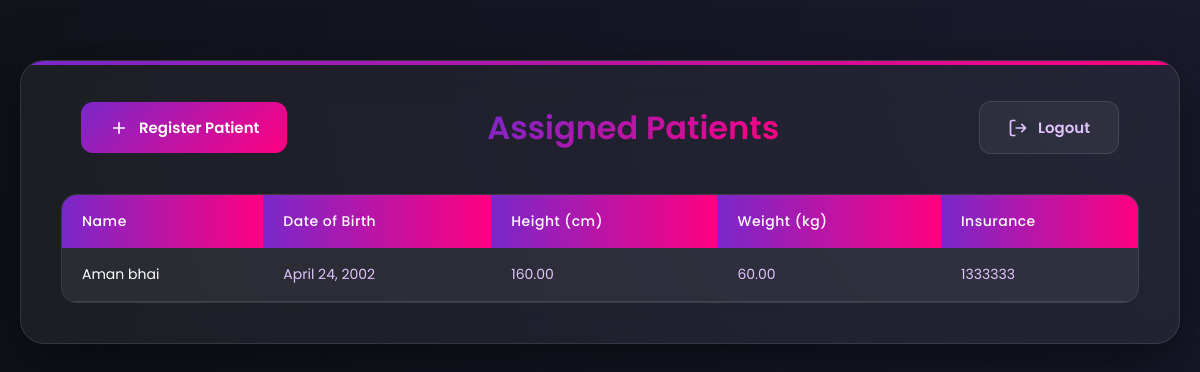
Before: /view-patient/ (signed in) with the older database file.
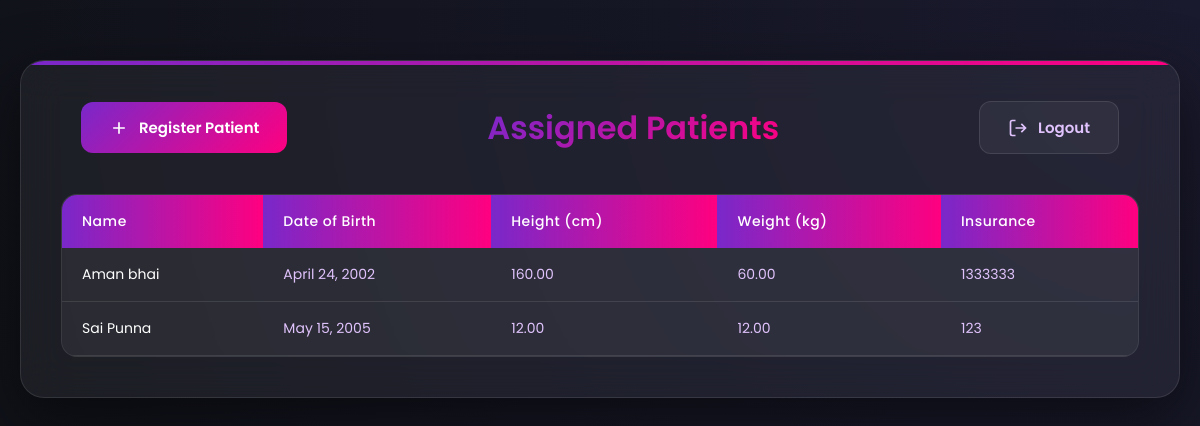
After: the same page with the newer database file.
### rpm_users/models.py (models this page shows, shortened)
class Patient(models.Model):
    SEX_CHOICES = (('Male', 'Male'), ('Female', 'Female'), ('Others', 'Others'),)
    MONITORING_CHOICES = (('Blood Pressure', 'Blood Pressure'), ('Heart Rate', 'Heart Rate'), ('SPO2', 'SPO2'),("Temperature", "Temperature"),)
    user = models.OneToOneField(User, on_delete=models.CASCADE, blank=True, null=True)
    date_of_birth = models.DateField(blank=True, null=True)
    height = models.DecimalField(blank=True, null=True, max_digits=10, decimal_places=2)
    weight = models.DecimalField(blank=True, null=True, max_digits=10, decimal_places=2)
    insurance = models.CharField(blank=True, null=True, max_length=255)
    sex = models.CharField(blank=True, max_length=10, null=True, choices=SEX_CHOICES)
    bmi = models.DecimalField(blank=True, max_digits=10, decimal_places=2, null=True)
    phone_number = models.CharField(max_length=15, blank=True, null=True)
    monitoring_parameters = models.CharField(blank=True, max_length=20, null=True, choices=MONITORING_CHOICES)
    device_serial_number = models.IntegerField(null=True, blank=True, unique=True)
    pharmacy_info = models.TextField(blank=True, null=True)
    allergies = models.TextField(blank=True, null=True)
    smoke = models.CharField(choices=(('YES', 'YES'), ('NO', 'NO'),), default='NO', max_length=3)
    drink = models.CharField(choices=(('YES', 'YES'), ('NO', 'NO'),), default='NO', max_length=3)
    family_history = models.TextField(null=True, blank=True)
    medications = models.TextField(null=True, blank=True)
    id = models.UUIDField(default=uuid.uuid4, primary_key=True, editable=False)
    created_at = models.DateTimeField(auto_now_add=True)
    updated_at = models.DateTimeField(auto_now=True)
    moderator_assigned = models.ForeignKey('Moderator', blank=True, null=True, on_delete=models.SET_NULL, related_name='moderators')

### rpm_users/views.py (the view)
# urls.py: path('view-patient/', views.view_assigned_patient, name='view_all_assigned_patient'),
@login_required
def view_assigned_patient(request):
    moderator = Moderator.objects.get(user=request.user)
    patient_obj = Patient.objects.filter(moderator_assigned=moderator)
    formatted_patients = []
    for patient in patient_obj:
        medications = []
        if patient.medications:
            medications = [med.strip() for med in patient.medications.split('\n') if med.strip()]
        pharmacy_info = {}
        if patient.pharmacy_info:
            try:
                lines = patient.pharmacy_info.split('\n')
                for line in lines:
                    if ':' in line:
                        key, value = line.split(':', 1)
                        pharmacy_info[key.strip()] = value.strip()
            except:
                pharmacy_info = {'Details': patient.pharmacy_info}
        allergies = []
        if patient.allergies:
            allergies = [allergy.strip() for allergy in patient.allergies.split(',') if allergy.strip()]
        family_history = []
        if patient.family_history:
            history_lines = patient.family_history.split('\n')
            for line in history_lines:
                if line.strip():
                    family_history.append(line.strip())
        formatted_patient = {
            'patient': patient,
            'formatted_medications': medications,
            'formatted_pharmacy': pharmacy_info,
            'formatted_allergies': allergies,
            'formatted_family_history': family_history
        }
        formatted_patients.append(formatted_patient)
    context = {
        'patient_obj': formatted_patients,
    }
    return render(request, 'view_assigned_patient.html', context)

### templates/view_assigned_patient.html (shortened to what this page needs)
<!DOCTYPE html>
<html lang="en">
  <head>
    {% load static %}
  </head>
  <body>
    <div class="container">
      <div class="header">
        <a href="{% url 'register_patient' %}" class="btn register-btn">
          <svg width="20" height="20" viewBox="0 0 24 24" fill="none" stroke="currentColor" stroke-width="2">
            <path d="M12 5v14M5 12h14"/>
          </svg>
          Register Patient
        </a>
        <h2>Assigned Patients</h2>
        <a href="{% url 'moderator_logout' %}" class="btn logout-btn">
          <svg width="20" height="20" viewBox="0 0 24 24" fill="none" stroke="currentColor" stroke-width="2">
            <path d="M9 21H5a2 2 0 0 1-2-2V5a2 2 0 0 1 2-2h4M16 17l5-5-5-5M21 12H9"/>
          </svg>
          Logout
        </a>
      </div>
      {% if patient_obj %}
      <div class="table-container">
        <table>
          <thead>
            <tr>
              <th>Name</th>
              <th>Date of Birth</th>
              <th>Height (cm)</th>
              <th>Weight (kg)</th>
              <th>Insurance</th>
            </tr>
          </thead>
          <tbody>
            {% for entry in patient_obj %}
              {% with entry.patient as patient %}
              <tr>
                <td>
                  <a href="{% url 'moderator_actions' patient.id %}?action=access" class="table-link">
                    {{ patient.user.first_name }} {{ patient.user.last_name }}
                  </a>
                </td>
                <td>{{ patient.date_of_birth }}</td>
                <td>{{ patient.height }}</td>
                <td>{{ patient.weight }}</td>
                <td>{{ patient.insurance }}</td>
              </tr>
              {% endwith %}
            {% endfor %}
          </tbody>
        </table>
      </div>
      {% else %}
      <div class="empty-state">
        <p>No patients assigned yet.</p>
      </div>
      {% endif %}
    </div>
  </body>
</html>

### templates/view_assigned_patient.html (style rules this page uses)
* { margin: 0; padding: 0; box-sizing: border-box; }
:root { --primary: #7928CA; --primary-dark: #6A0DAD; --secondary: #FF0080; --text: #E0C3FC; --background: #0F1116; --card-bg: rgba(255, 255, 255, 0.05); --error: #FF4E4E; --success: #00CC88; }
body { font-family: 'Poppins', sans-serif; background: radial-gradient(circle at top right, #1a1a2e, var(--background)); min-height: 100vh; color: var(--text); padding: 20px; }
.container { width: 100%; max-width: 1200px; background: var(--card-bg); backdrop-filter: blur(20px); padding: 40px; border-radius: 24px; box-shadow: 0 20px 60px rgba(0, 0, 0, 0.5); border: 1px solid rgba(255, 255, 255, 0.1); margin: 40px auto; position: relative; overflow: hidden; }
.container::before { content: ''; position: absolute; top: 0; left: 0; right: 0; height: 4px; background: linear-gradient(90deg, var(--primary), var(--secondary)); z-index: 1; }
.header { display: flex; justify-content: space-between; align-items: center; margin-bottom: 40px; padding: 0 20px; }
h2 { text-align: center; color: white; font-size: 32px; font-weight: 600; background: linear-gradient(135deg, var(--primary), var(--secondary)); -webkit-background-clip: text; -webkit-text-fill-color: transparent; position: relative; display: inline-block; margin: 0 20px; }
.btn { padding: 14px 28px; border: none; border-radius: 12px; font-weight: 600; cursor: pointer; transition: all 0.3s ease; font-size: 15px; text-decoration: none; display: inline-flex; align-items: center; gap: 10px; font-family: 'Poppins', sans-serif; }
.register-btn { background: linear-gradient(135deg, var(--primary), var(--secondary)); color: white; position: relative; overflow: hidden; }
.register-btn::before { content: ''; position: absolute; top: 0; left: -100%; width: 100%; height: 100%; background: linear-gradient(90deg, transparent, rgba(255, 255, 255, 0.2), transparent); transition: 0.5s; }
.logout-btn { background: rgba(255, 255, 255, 0.05); color: var(--text); border: 1px solid rgba(255, 255, 255, 0.1); }
.table-container { background: rgba(255, 255, 255, 0.03); border-radius: 16px; overflow: hidden; border: 1px solid rgba(255, 255, 255, 0.1); }
table { width: 100%; border-collapse: separate; border-spacing: 0; margin: 0; }
th { background: linear-gradient(90deg, var(--primary), var(--secondary)); color: white; font-weight: 500; font-size: 14px; padding: 16px 20px; text-align: left; letter-spacing: 0.5px; }
td { padding: 16px 20px; border-bottom: 1px solid rgba(255, 255, 255, 0.1); font-size: 14px; transition: all 0.3s ease; }
.table-link { color: white; text-decoration: none; display: block; transition: all 0.3s ease; }
tr { background: rgba(255, 255, 255, 0.03); transition: all 0.3s ease; }

Changed rows visible on the page:
added Patient: patient.user.first_name "Sai", patient.user.last_name "Punna", patient.date_of_birth "May 15, 2005", patient.height "12.00", patient.weight "12.00", patient.insurance "123"
